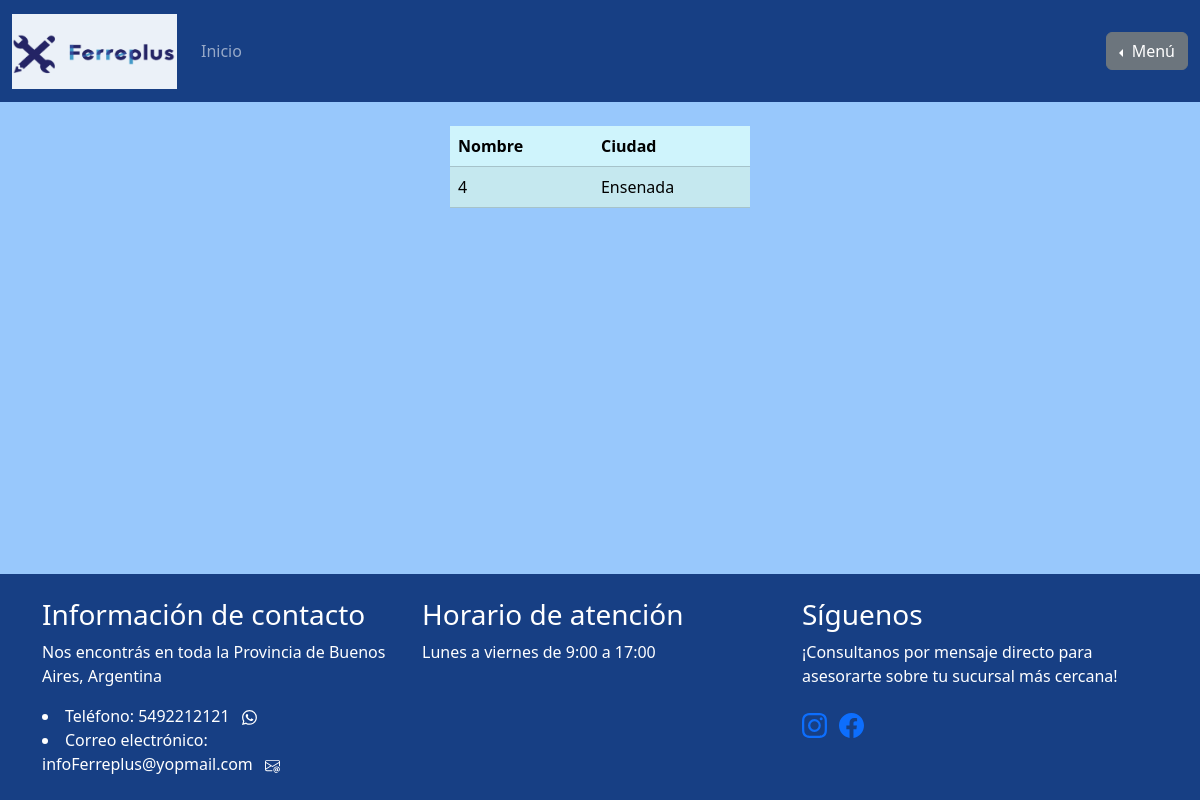
/gestion_de_sucursales/listar_sucursales/ (signed in), run on an earlier commit of the app's database.
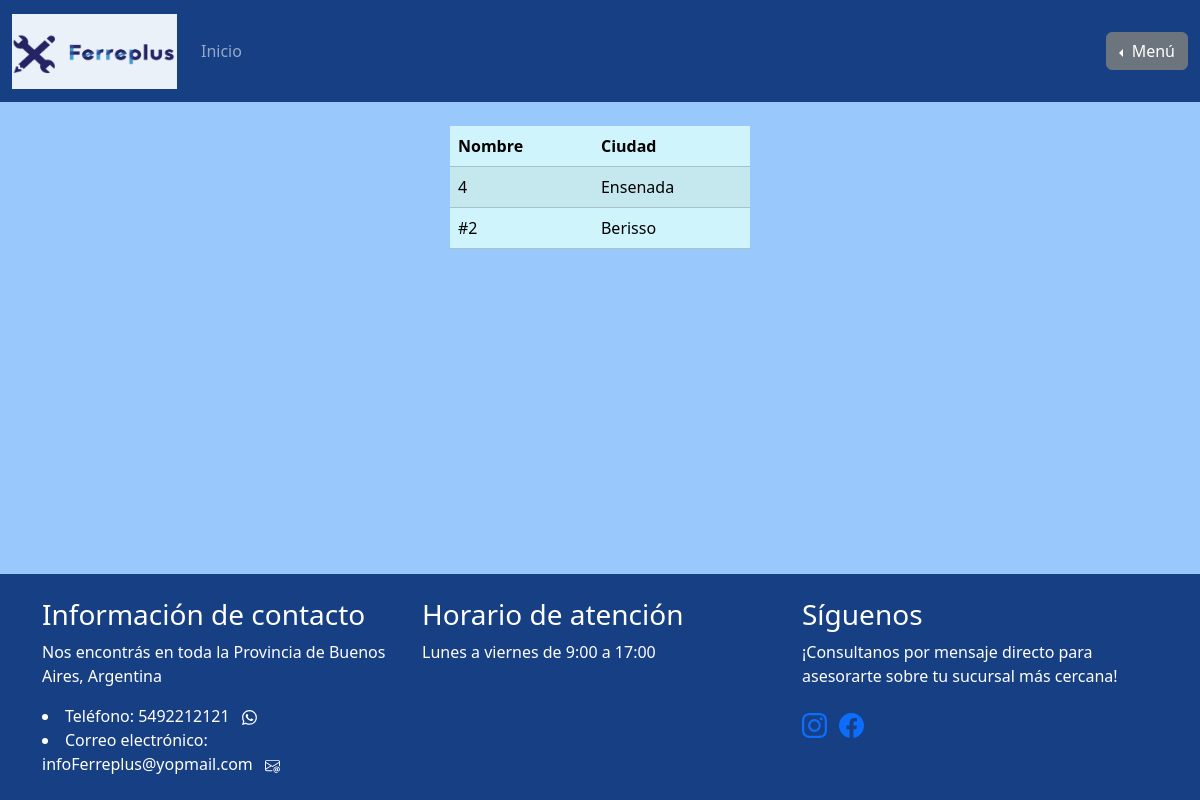
And on a later commit of the database.
### gestion_de_sucursales/models.py (models this page shows, shortened)
class Sucursal(models.Model):
    nombre = models.CharField(max_length=200, primary_key=True)
    ciudad = models.CharField(max_length=200, null=False)

### iniciar_sesion/decoradores.py (the view)
    def wrapper_func(request, *args, **kwargs):
        if request.user.is_superuser:
            return view_func(request, *args, **kwargs)
        else:
            return redirect("homepage")

### gestion_de_sucursales/views.py (called while the page is built)
@super_user
def listar_sucursales_view(request):
    queryset = Sucursal.objects.all()
    context = {
        "lista": queryset
    }
    return render(request, "gestion_de_sucursales/listar_sucursales.html", context)

### iniciar_sesion/decoradores.py (called while the page is built)
def super_user(view_func):
    def wrapper_func(request, *args, **kwargs):
        if request.user.is_superuser:
            return view_func(request, *args, **kwargs)
        else:
            return redirect("homepage")
    return wrapper_func

### gestion_de_sucursales/templates/gestion_de_sucursales/listar_sucursales.html (shortened to what this page needs)
{% extends "homepage/base.html" %}
        {% block content %}
        {% if lista %}
        <table class="table table-striped mx-auto table-info" style="width: 300px;">
            <thead>
                <tr>
                    <th>Nombre</th>
                    <th>Ciudad</th>
                </tr>
            </thead>
            <tbody>
                {% for instance in lista %}
                <tr>
                    <td>{{ instance.nombre }}</td>
                    <td>{{ instance.ciudad }}</td>
                </tr>
                {% endfor %}
            </tbody>
        </table>
        {% else %}
        <h1 class="display-1 mt-5">No hay datos disponibles</h1>
        {% endif %}
        {% endblock %}

What changed in the data, as far as the page shows it:
added Sucursal: nombre "#2", ciudad "Berisso"
